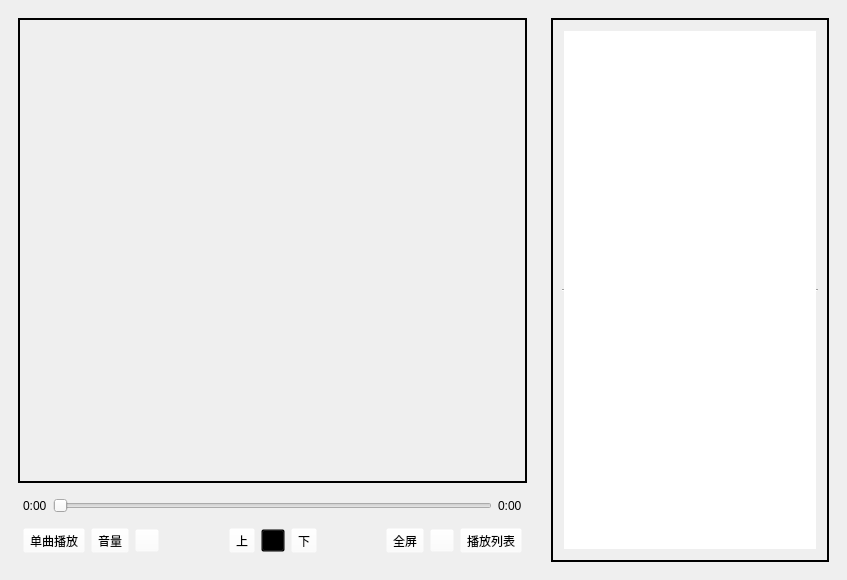
<?xml version="1.0" encoding="UTF-8"?>
<ui version="4.0">
 <class>MainWindow</class>
 <widget class="QMainWindow" name="MainWindow">
  <property name="geometry">
   <rect>
    <x>0</x>
    <y>0</y>
    <width>847</width>
    <height>580</height>
   </rect>
  </property>
  <property name="focusPolicy">
   <enum>Qt::StrongFocus</enum>
  </property>
  <property name="windowTitle">
   <string>MainWindow</string>
  </property>
  <widget class="QWidget" name="centralwidget">
   <property name="focusPolicy">
    <enum>Qt::StrongFocus</enum>
   </property>
   <layout class="QHBoxLayout" name="horizontalLayout_6">
    <item>
     <widget class="QWidget" name="MainWidget" native="true">
      <layout class="QVBoxLayout" name="verticalLayout_2">
       <item>
        <widget class="QLabel" name="VideoScreenLabel">
         <property name="frameShape">
          <enum>QFrame::WinPanel</enum>
         </property>
         <property name="frameShadow">
          <enum>QFrame::Plain</enum>
         </property>
         <property name="lineWidth">
          <number>1</number>
         </property>
         <property name="text">
          <string/>
         </property>
         <property name="margin">
          <number>0</number>
         </property>
        </widget>
       </item>
       <item>
        <widget class="QWidget" name="FunctionWidget" native="true">
         <property name="sizePolicy">
          <sizepolicy hsizetype="Preferred" vsizetype="Fixed">
           <horstretch>0</horstretch>
           <verstretch>0</verstretch>
          </sizepolicy>
         </property>
         <layout class="QVBoxLayout" name="verticalLayout_3">
          <property name="leftMargin">
           <number>0</number>
          </property>
          <property name="topMargin">
           <number>0</number>
          </property>
          <property name="rightMargin">
           <number>0</number>
          </property>
          <property name="bottomMargin">
           <number>0</number>
          </property>
          <item>
           <widget class="QWidget" name="ProcessWidget" native="true">
            <property name="sizePolicy">
             <sizepolicy hsizetype="Preferred" vsizetype="Fixed">
              <horstretch>0</horstretch>
              <verstretch>0</verstretch>
             </sizepolicy>
            </property>
            <layout class="QHBoxLayout" name="horizontalLayout_3">
             <property name="leftMargin">
              <number>5</number>
             </property>
             <property name="rightMargin">
              <number>5</number>
             </property>
             <property name="bottomMargin">
              <number>0</number>
             </property>
             <item>
              <widget class="QLabel" name="CurrentTimeLabel">
               <property name="text">
                <string>0:00</string>
               </property>
              </widget>
             </item>
             <item>
              <widget class="QSlider" name="ProgressSlider">
               <property name="orientation">
                <enum>Qt::Horizontal</enum>
               </property>
              </widget>
             </item>
             <item>
              <widget class="QLabel" name="TotalTimeLabel">
               <property name="text">
                <string>0:00</string>
               </property>
              </widget>
             </item>
            </layout>
           </widget>
          </item>
          <item>
           <widget class="QWidget" name="ButtonWidget" native="true">
            <property name="sizePolicy">
             <sizepolicy hsizetype="Preferred" vsizetype="Fixed">
              <horstretch>0</horstretch>
              <verstretch>0</verstretch>
             </sizepolicy>
            </property>
            <layout class="QHBoxLayout" name="horizontalLayout_5">
             <property name="leftMargin">
              <number>5</number>
             </property>
             <property name="topMargin">
              <number>0</number>
             </property>
             <property name="rightMargin">
              <number>5</number>
             </property>
             <property name="bottomMargin">
              <number>0</number>
             </property>
             <item>
              <widget class="QWidget" name="ModeWidget" native="true">
               <property name="sizePolicy">
                <sizepolicy hsizetype="Fixed" vsizetype="Fixed">
                 <horstretch>0</horstretch>
                 <verstretch>0</verstretch>
                </sizepolicy>
               </property>
               <layout class="QHBoxLayout" name="horizontalLayout_4">
                <property name="leftMargin">
                 <number>0</number>
                </property>
                <item>
                 <widget class="QToolButton" name="ModeButton">
                  <property name="styleSheet">
                   <string notr="true">background-color: rgba(255, 255, 255, 0);</string>
                  </property>
                  <property name="text">
                   <string>单曲播放</string>
                  </property>
                  <property name="icon">
                   <iconset resource="images.qrc">
                    <normaloff>:/images/PlaySingle.png</normaloff>:/images/PlaySingle.png</iconset>
                  </property>
                 </widget>
                </item>
                <item>
                 <widget class="QToolButton" name="VoiceButton">
                  <property name="styleSheet">
                   <string notr="true">background-color: rgba(255, 255, 255, 0);</string>
                  </property>
                  <property name="text">
                   <string>音量</string>
                  </property>
                  <property name="icon">
                   <iconset resource="images.qrc">
                    <normaloff>:/images/Voice.png</normaloff>:/images/Voice.png</iconset>
                  </property>
                 </widget>
                </item>
                <item>
                 <widget class="QToolButton" name="SpeadButton">
                  <property name="styleSheet">
                   <string notr="true">background-color: rgba(255, 255, 255, 0);</string>
                  </property>
                  <property name="text">
                   <string/>
                  </property>
                  <property name="icon">
                   <iconset resource="images.qrc">
                    <normaloff>:/images/Set.png</normaloff>:/images/Set.png</iconset>
                  </property>
                 </widget>
                </item>
               </layout>
              </widget>
             </item>
             <item>
              <spacer name="horizontalSpacer">
               <property name="orientation">
                <enum>Qt::Horizontal</enum>
               </property>
               <property name="sizeHint" stdset="0">
                <size>
                 <width>40</width>
                 <height>20</height>
                </size>
               </property>
              </spacer>
             </item>
             <item>
              <widget class="QWidget" name="PlayWidget" native="true">
               <property name="sizePolicy">
                <sizepolicy hsizetype="Fixed" vsizetype="Fixed">
                 <horstretch>0</horstretch>
                 <verstretch>0</verstretch>
                </sizepolicy>
               </property>
               <layout class="QHBoxLayout" name="horizontalLayout">
                <item>
                 <widget class="QToolButton" name="LastVedioButton">
                  <property name="styleSheet">
                   <string notr="true">background-color: rgba(255, 255, 255, 0);</string>
                  </property>
                  <property name="text">
                   <string>上</string>
                  </property>
                  <property name="icon">
                   <iconset resource="images.qrc">
                    <normaloff>:/images/Next.png</normaloff>:/images/Next.png</iconset>
                  </property>
                 </widget>
                </item>
                <item>
                 <widget class="QToolButton" name="PlayButton">
                  <property name="styleSheet">
                   <string notr="true">background-color: rgba(0, 0, 0, 0);</string>
                  </property>
                  <property name="text">
                   <string/>
                  </property>
                  <property name="icon">
                   <iconset resource="images.qrc">
                    <normaloff>:/images/Play.png</normaloff>:/images/Play.png</iconset>
                  </property>
                  <property name="checkable">
                   <bool>false</bool>
                  </property>
                  <property name="popupMode">
                   <enum>QToolButton::DelayedPopup</enum>
                  </property>
                 </widget>
                </item>
                <item>
                 <widget class="QToolButton" name="NextVedioButton">
                  <property name="styleSheet">
                   <string notr="true">background-color: rgba(255, 255, 255, 0);</string>
                  </property>
                  <property name="text">
                   <string>下</string>
                  </property>
                  <property name="icon">
                   <iconset resource="images.qrc">
                    <normaloff>:/images/Last.png</normaloff>:/images/Last.png</iconset>
                  </property>
                 </widget>
                </item>
               </layout>
              </widget>
             </item>
             <item>
              <spacer name="horizontalSpacer_2">
               <property name="orientation">
                <enum>Qt::Horizontal</enum>
               </property>
               <property name="sizeHint" stdset="0">
                <size>
                 <width>40</width>
                 <height>20</height>
                </size>
               </property>
              </spacer>
             </item>
             <item>
              <widget class="QWidget" name="ControlWidget" native="true">
               <property name="sizePolicy">
                <sizepolicy hsizetype="Fixed" vsizetype="Fixed">
                 <horstretch>0</horstretch>
                 <verstretch>0</verstretch>
                </sizepolicy>
               </property>
               <layout class="QHBoxLayout" name="horizontalLayout_2">
                <property name="rightMargin">
                 <number>0</number>
                </property>
                <item>
                 <widget class="QToolButton" name="FullScreenButton">
                  <property name="styleSheet">
                   <string notr="true">background-color: rgba(255, 255, 255, 0);</string>
                  </property>
                  <property name="text">
                   <string>全屏</string>
                  </property>
                  <property name="icon">
                   <iconset resource="images.qrc">
                    <normaloff>:/images/FullScreen.png</normaloff>:/images/FullScreen.png</iconset>
                  </property>
                 </widget>
                </item>
                <item>
                 <widget class="QToolButton" name="toolButton">
                  <property name="styleSheet">
                   <string notr="true">background-color: rgba(255, 255, 255, 0);</string>
                  </property>
                  <property name="text">
                   <string/>
                  </property>
                  <property name="icon">
                   <iconset resource="images.qrc">
                    <normaloff>:/images/Plus.png</normaloff>:/images/Plus.png</iconset>
                  </property>
                 </widget>
                </item>
                <item>
                 <widget class="QToolButton" name="PlayListButton">
                  <property name="styleSheet">
                   <string notr="true">background-color: rgba(255, 255, 255, 0);</string>
                  </property>
                  <property name="text">
                   <string>播放列表</string>
                  </property>
                  <property name="icon">
                   <iconset resource="images.qrc">
                    <normaloff>:/images/PlayList.png</normaloff>:/images/PlayList.png</iconset>
                  </property>
                 </widget>
                </item>
               </layout>
              </widget>
             </item>
            </layout>
           </widget>
          </item>
         </layout>
        </widget>
       </item>
      </layout>
     </widget>
    </item>
    <item>
     <widget class="QWidget" name="PlayListWidget" native="true">
      <layout class="QVBoxLayout" name="verticalLayout">
       <item>
        <widget class="QScrollArea" name="ScrollArea">
         <property name="sizePolicy">
          <sizepolicy hsizetype="Fixed" vsizetype="Expanding">
           <horstretch>0</horstretch>
           <verstretch>0</verstretch>
          </sizepolicy>
         </property>
         <property name="frameShape">
          <enum>QFrame::WinPanel</enum>
         </property>
         <property name="frameShadow">
          <enum>QFrame::Plain</enum>
         </property>
         <property name="widgetResizable">
          <bool>true</bool>
         </property>
         <widget class="QWidget" name="ScrollAreaWidgetContents">
          <property name="geometry">
           <rect>
            <x>0</x>
            <y>0</y>
            <width>278</width>
            <height>532</height>
           </rect>
          </property>
          <layout class="QVBoxLayout" name="verticalLayout_4">
           <item>
            <widget class="QListWidget" name="ListWidget">
             <property name="sizePolicy">
              <sizepolicy hsizetype="Preferred" vsizetype="Expanding">
               <horstretch>0</horstretch>
               <verstretch>0</verstretch>
              </sizepolicy>
             </property>
             <property name="minimumSize">
              <size>
               <width>100</width>
               <height>0</height>
              </size>
             </property>
             <property name="focusPolicy">
              <enum>Qt::StrongFocus</enum>
             </property>
             <property name="frameShape">
              <enum>QFrame::HLine</enum>
             </property>
            </widget>
           </item>
          </layout>
         </widget>
        </widget>
       </item>
      </layout>
     </widget>
    </item>
   </layout>
  </widget>
 </widget>
 <resources>
  <include location="images.qrc"/>
 </resources>
 <connections/>
</ui>
